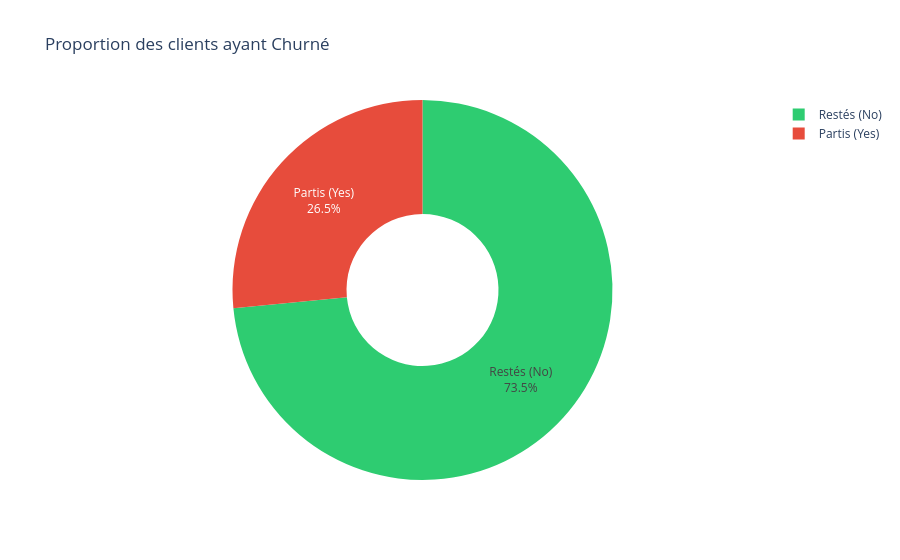
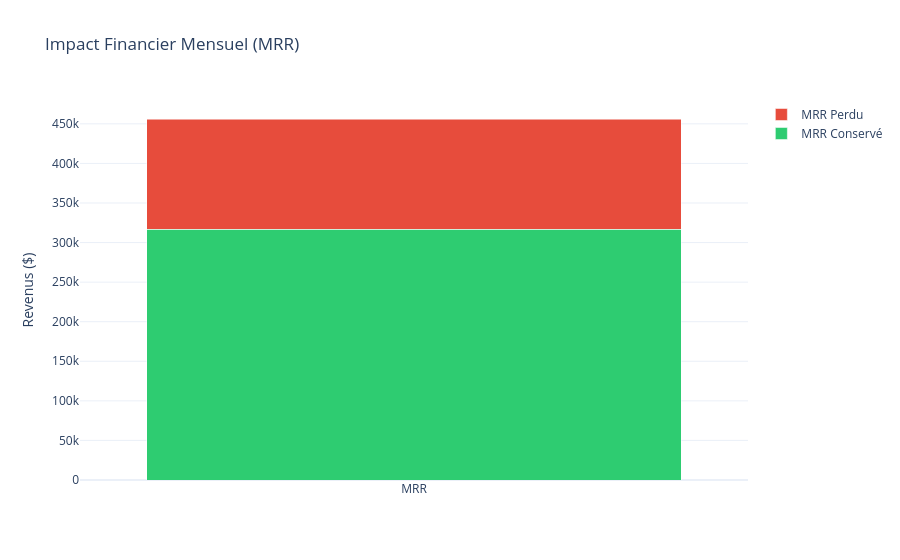

The cell these charts' notebook holds for them, in order:
### Markdown cell above
## Q1. Quel est le taux de churn global et la perte de revenus associée ?

**Objectif :** Constater le problème. On va évaluer le MRR (Monthly Recurring Revenue) et le chiffre d'affaires cumulé que représentent les clients ayant "churné", afin de mettre l'enjeu financier en évidence.

### Code cell
churn_stats = calculate_global_churn_rate(df_clean)
financial_impact = calculate_churn_financial_impact(df_clean)

# Répartition du Churn
fig_pie = px.pie(
    names=['Restés (No)', 'Partis (Yes)'],
    values=[churn_stats['churn_counts']['No'], churn_stats['churn_counts']['Yes']],
    title="Proportion des clients ayant Churné",
    color_discrete_sequence=['#2ecc71', '#e74c3c'],
    hole=0.4
)
fig_pie.update_traces(textinfo='percent+label')
fig_pie.show()

# Impact MRR
fig_bar = go.Figure(data=[
    go.Bar(name='MRR Conservé', x=['MRR'], y=[financial_impact['retained_mrr']], marker_color='#2ecc71'),
    go.Bar(name='MRR Perdu', x=['MRR'], y=[financial_impact['lost_mrr']], marker_color='#e74c3c')
])

fig_bar.update_layout(
    title="Impact Financier Mensuel (MRR)",
    barmode='stack',
    yaxis_title="Revenus ($)"
)
fig_bar.show()

### Figure 1 — Plotly figure (JSON) as saved in the notebook; plotly's stock layout.template omitted (floating-point values rounded to 4 significant figures)
{"data": [{"domain": {"x": [0, 1], "y": [0, 1]}, "hole": 0.4, "hovertemplate": "label=%{label}<br>value=%{value}<extra></extra>", "labels": ["Restés (No)", "Partis (Yes)"], "legendgroup": "", "name": "", "showlegend": true, "textinfo": "percent+label", "type": "pie", "values": [5174, 1869]}], "layout": {"legend": {"tracegroupgap": 0}, "piecolorway": ["#2ecc71", "#e74c3c"], "title": {"text": "Proportion des clients ayant Churné"}}}

### Figure 2 — Plotly figure (JSON) as saved in the notebook; plotly's stock layout.template omitted (floating-point values rounded to 4 significant figures)
{"data": [{"marker": {"color": "#2ecc71"}, "name": "MRR Conservé", "type": "bar", "x": ["MRR"], "y": [317000.0]}, {"marker": {"color": "#e74c3c"}, "name": "MRR Perdu", "type": "bar", "x": ["MRR"], "y": [139100.0]}], "layout": {"barmode": "stack", "title": {"text": "Impact Financier Mensuel (MRR)"}, "yaxis": {"title": {"text": "Revenus ($)"}}}}
